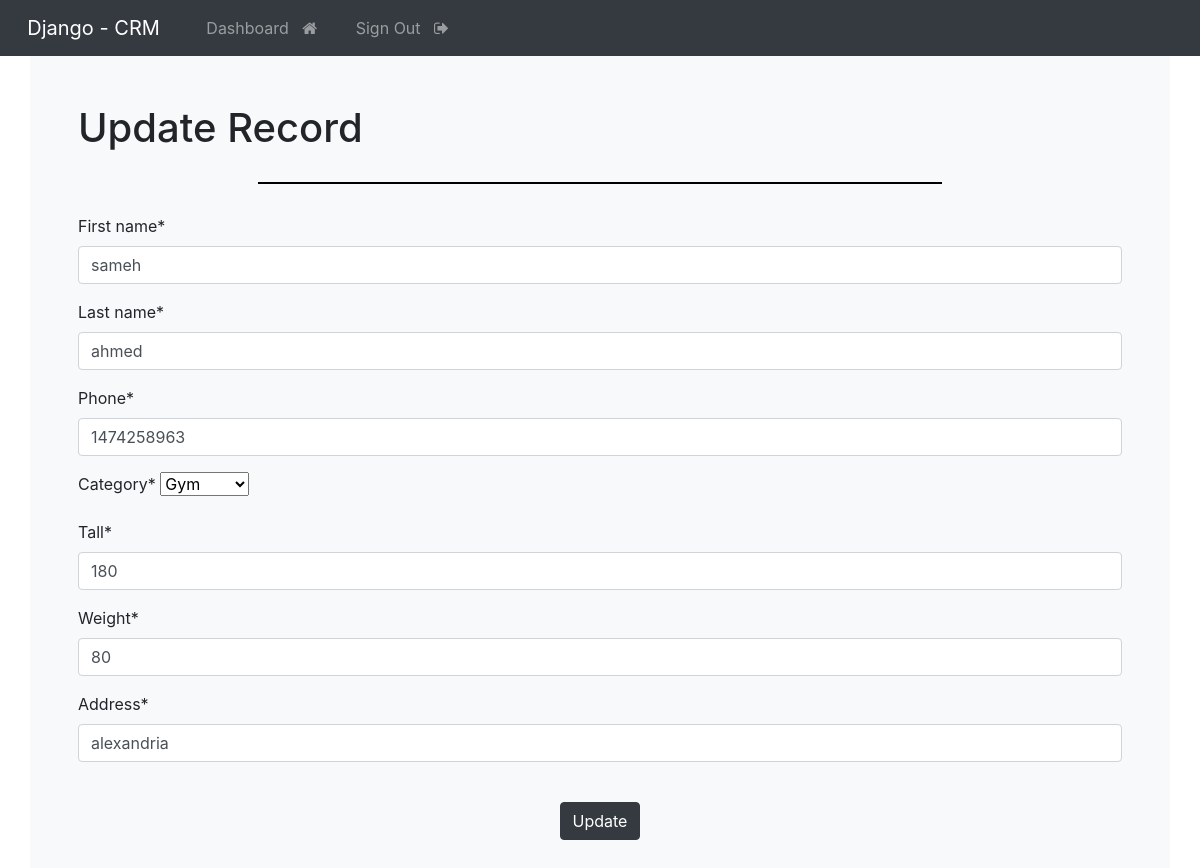
The app's page /update/8 (signed in) with its own data.
### webapp/models.py (models this page shows, shortened)
class Record(models.Model):
    first_name = models.CharField(max_length=250)
    last_name = models.CharField(max_length=250)
    Category=models.ForeignKey(Category, on_delete=models.CASCADE)
    phone = models.IntegerField()
    tall=models.IntegerField()
    weight=models.IntegerField()
    address=models.CharField(max_length=500)
    created_at = models.DateTimeField(auto_now_add=True)
    class Meta:
        ordering = ['-created_at']

### webapp/views.py (the view)
# urls.py: path('update/<int:record_id>', views.update_record, name='update_record'),
@login_required(login_url='login')
def update_record(request, record_id):
    record=get_object_or_404(Record, id=record_id)
    form = UpdateRecordForm(instance=record)
    if request.method == 'POST':
        form = UpdateRecordForm(request.POST, instance=record)
        if form.is_valid():
            form.save()
            messages.success(request, ' Record  is updated ')
            return redirect('dashboard')
    context={'form':form}
    return render(request, 'web/update_record.html', context)

### webapp/forms.py
class UpdateRecordForm(forms.ModelForm):
    class Meta:
        model = Record
        fields = ['first_name','last_name','phone','Category','tall','weight','address']

### webapp/models.py (called while the page is built)
    def __str__(self):
        return self.name

### templates/web/update_record.html (shortened to what this page needs)
{%  extends "base.html"  %}
{% load crispy_forms_tags  %}
{% block content %}
<div class="container bg-light shadow-md p-5 form-layout">
    <h1> Update Record</h1>
    <hr style="border:1px solid #000; margin: 30px 180px  ;">
<form method="POST">
  {{ form|crispy }}
<div class="text-center">
    <br>
    <button type="submit" class="btn btn-dark">Update </button>
  </div>
</form>
</div>
{% endblock %}

### records on screen
Record: first_name "sameh", last_name "ahmed", phone "1474258963", Category "Gym", tall "180", weight "80", address "alexandria"
